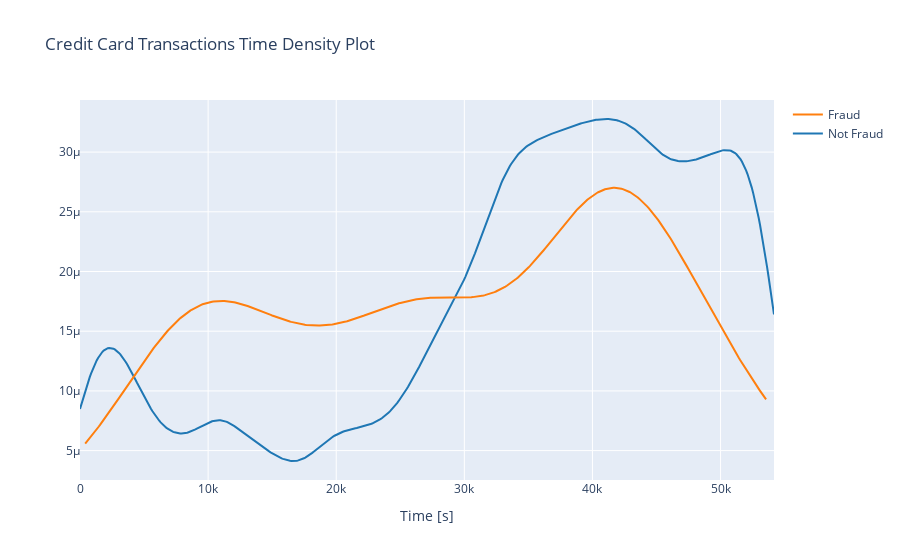

Source (notebook cell):
### Code cell
class_0 = new.loc[new['Class'] == 0]["Time"]
class_1 = new.loc[new['Class'] == 1]["Time"]

hist_data = [class_0, class_1]
group_labels = ['Not Fraud', 'Fraud']

fig = ff.create_distplot(hist_data, group_labels, show_hist=False, show_rug=False)
fig['layout'].update(title='Credit Card Transactions Time Density Plot', xaxis=dict(title='Time [s]'))
iplot(fig, filename='dist_only')

### Figure 1 — Plotly figure (JSON) as saved in the notebook; plotly's stock layout.template omitted (floating-point values rounded to 4 significant figures; data arrays with more than 128 entries replaced by an {"elided": "..."} marker saying what was removed)
{"data": [{"legendgroup": "Not Fraud", "marker": {"color": "rgb(31, 119, 180)"}, "mode": "lines", "name": "Not Fraud", "showlegend": true, "type": "scatter", "x": {"elided": "500 float values"}, "xaxis": "x", "y": {"elided": "500 float values"}, "yaxis": "y"}, {"legendgroup": "Fraud", "marker": {"color": "rgb(255, 127, 14)"}, "mode": "lines", "name": "Fraud", "showlegend": true, "type": "scatter", "x": {"elided": "500 float values"}, "xaxis": "x", "y": {"elided": "500 float values"}, "yaxis": "y"}], "layout": {"barmode": "overlay", "hovermode": "closest", "legend": {"traceorder": "reversed"}, "title": {"text": "Credit Card Transactions Time Density Plot"}, "xaxis": {"anchor": "y2", "domain": [0, 1], "title": {"text": "Time [s]"}, "zeroline": false}, "yaxis": {"anchor": "free", "domain": [0, 1], "position": 0}}}
